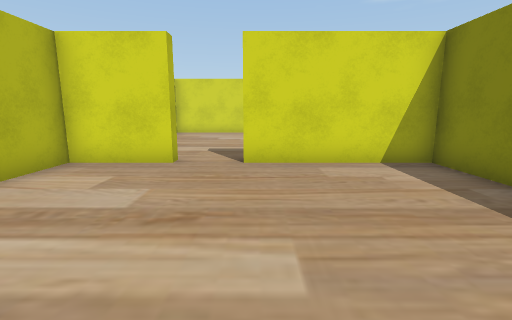
view 1 (above)

13 first-person views from a walk through a scene from a Unity 3-D project. The camera is 1.2 m above the floor, tilts 10° down and sees 85° across. Doors are open. The floor is counted in squares, 1 m on a side. Each view is taken from the middle of a square. On the plan, view 1 faces up. The plan holds only what a view shows up to about 13 squares ahead; the rest is blank. The place goes on beyond the plan. The player is left out.

view 2
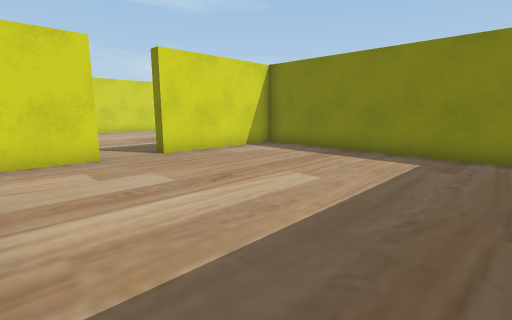

view 3
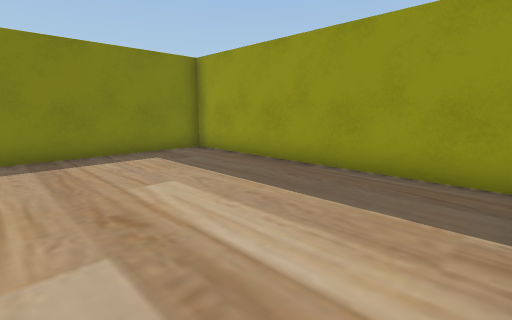

view 4
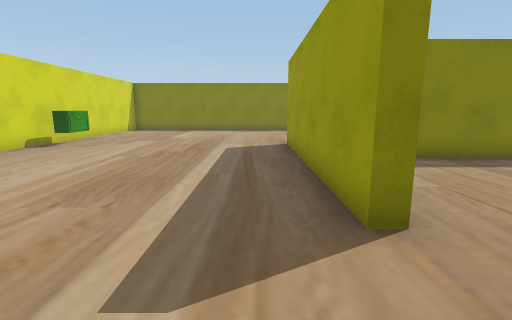

view 5
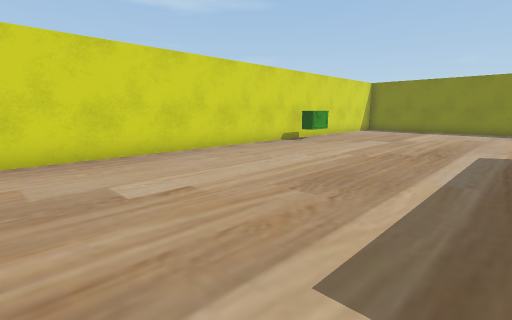

view 6
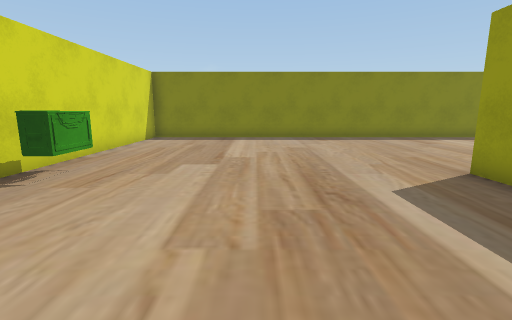

view 7
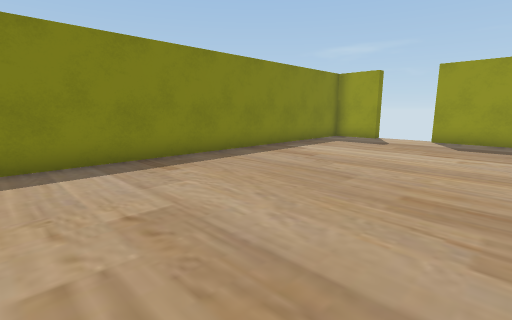

view 8
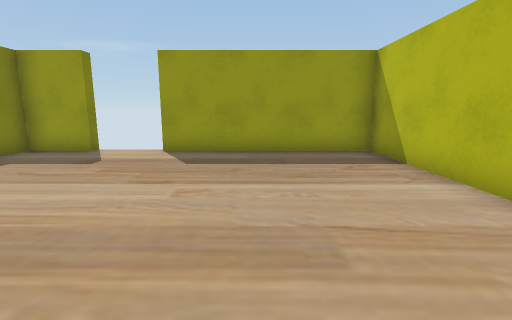

view 9
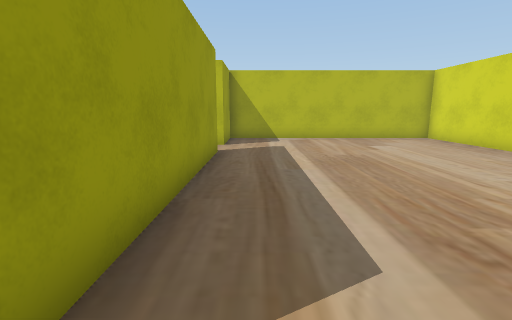

view 10
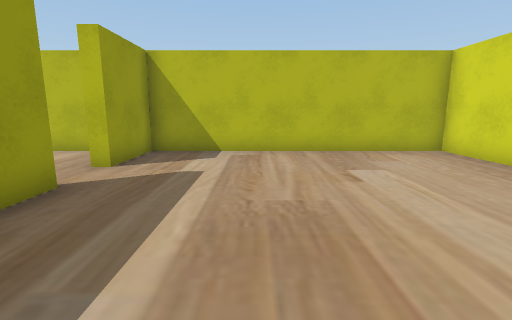

view 11
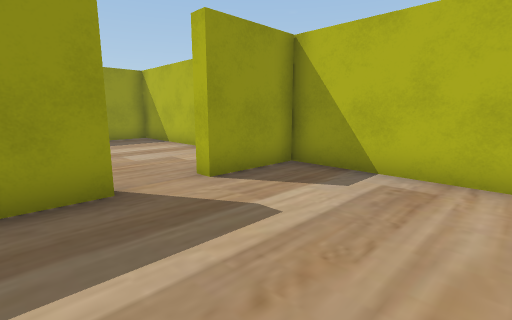

view 12
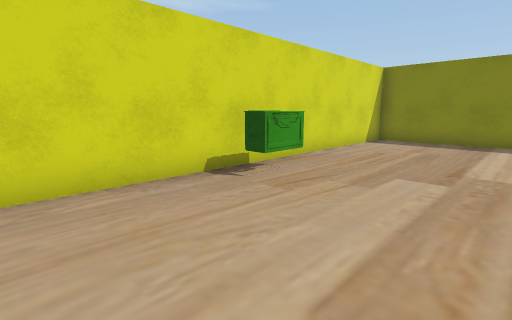

view 13
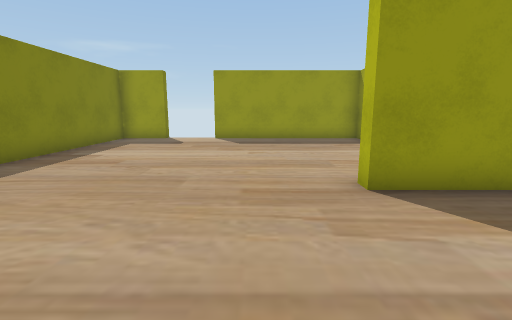

### Floor plan
Ten units are one square. View 1 is at (0, 0); x grows to the right and y downward. Boxes are objects, and circles mark ways between rooms. Rooms are numbered by the first view taken in them; rooms with no view inside come last. Other rooms are left out.
<svg viewBox="-49 -161 202 186">
<path fill="none" stroke="#000" d="M-19 -64 -44 -64 -44 14 41 14 41 -64 -3 -64M45 -34 45 14 109 14M-3 -69 73 -69 73 -64M130 14 148 14 148 -156 -44 -156 -44 -69 -19 -69"/>
<rect x="65" y="-155" width="10" height="10" fill="#bbb"><title>other object</title></rect>
<circle cx="-15" cy="-70" r="3" fill="#2a7"/>
<text x="-10" y="-30">1</text>
<text x="70" y="-80">2</text>
</svg>
Room 1 opens to room 2.

Where each view was taken, in squares from view 1:
view 1: 0 up, 0 right, facing up
view 2: 1 down, 4 left, facing up-right
view 3: 4 up, 4 left, facing down-right
view 4: 8 up, 3 left, facing right
view 5: 8 up, 3 left, facing up-right
view 6: 11 up, 2 right, facing right
view 7: 11 up, 8 right, facing down-right
view 8: 7 up, 8 right, facing down
view 9: 8 up, 8 right, facing left
view 10: 10 up, 4 right, facing left
view 11: 11 up, 1 right, facing down-left
view 12: 11 up, 3 right, facing up-right
view 13: 11 up, 9 right, facing down
